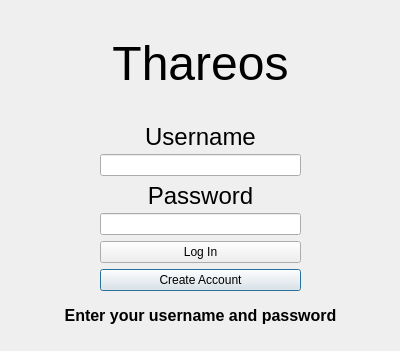
<?xml version="1.0" encoding="UTF-8"?>
<ui version="4.0">
 <class>LoginWindow</class>
 <widget class="QDialog" name="LoginWindow">
  <property name="geometry">
   <rect>
    <x>0</x>
    <y>0</y>
    <width>400</width>
    <height>351</height>
   </rect>
  </property>
  <property name="windowTitle">
   <string>Dialog</string>
  </property>
  <widget class="QWidget" name="gridLayoutWidget">
   <property name="geometry">
    <rect>
     <x>100</x>
     <y>10</y>
     <width>201</width>
     <height>281</height>
    </rect>
   </property>
   <layout class="QGridLayout" name="gridLayout">
    <item row="1" column="0">
     <widget class="QLabel" name="usernameLabel">
      <property name="maximumSize">
       <size>
        <width>16777215</width>
        <height>25</height>
       </size>
      </property>
      <property name="text">
       <string>&lt;html&gt;&lt;head/&gt;&lt;body&gt;&lt;p&gt;&lt;span style=&quot; font-size:18pt;&quot;&gt;Username&lt;/span&gt;&lt;/p&gt;&lt;/body&gt;&lt;/html&gt;</string>
      </property>
      <property name="alignment">
       <set>Qt::AlignCenter</set>
      </property>
     </widget>
    </item>
    <item row="6" column="0">
     <widget class="QPushButton" name="createAccountButton">
      <property name="text">
       <string>Create Account</string>
      </property>
     </widget>
    </item>
    <item row="4" column="0">
     <widget class="QLineEdit" name="passwordLineEdit"/>
    </item>
    <item row="0" column="0">
     <widget class="QLabel" name="LogoName">
      <property name="text">
       <string>&lt;html&gt;&lt;head/&gt;&lt;body&gt;&lt;p&gt;&lt;span style=&quot; font-size:36pt;&quot;&gt;Thareos&lt;/span&gt;&lt;/p&gt;&lt;/body&gt;&lt;/html&gt;</string>
      </property>
      <property name="alignment">
       <set>Qt::AlignCenter</set>
      </property>
     </widget>
    </item>
    <item row="5" column="0">
     <widget class="QPushButton" name="LoginButton">
      <property name="text">
       <string>Log In</string>
      </property>
     </widget>
    </item>
    <item row="2" column="0">
     <widget class="QLineEdit" name="usernameLineEdit"/>
    </item>
    <item row="3" column="0">
     <widget class="QLabel" name="passwordLabel">
      <property name="maximumSize">
       <size>
        <width>16777215</width>
        <height>25</height>
       </size>
      </property>
      <property name="text">
       <string>&lt;html&gt;&lt;head/&gt;&lt;body&gt;&lt;p&gt;&lt;span style=&quot; font-size:18pt;&quot;&gt;Password&lt;/span&gt;&lt;/p&gt;&lt;/body&gt;&lt;/html&gt;</string>
      </property>
      <property name="alignment">
       <set>Qt::AlignCenter</set>
      </property>
     </widget>
    </item>
   </layout>
  </widget>
  <widget class="QWidget" name="verticalLayoutWidget">
   <property name="geometry">
    <rect>
     <x>10</x>
     <y>290</y>
     <width>381</width>
     <height>51</height>
    </rect>
   </property>
   <layout class="QVBoxLayout" name="verticalLayout">
    <item>
     <widget class="QLabel" name="ErrorLabel">
      <property name="font">
       <font>
        <pointsize>12</pointsize>
        <weight>75</weight>
        <bold>true</bold>
       </font>
      </property>
      <property name="layoutDirection">
       <enum>Qt::LeftToRight</enum>
      </property>
      <property name="text">
       <string>Enter your username and password</string>
      </property>
      <property name="textFormat">
       <enum>Qt::RichText</enum>
      </property>
      <property name="alignment">
       <set>Qt::AlignCenter</set>
      </property>
     </widget>
    </item>
   </layout>
  </widget>
 </widget>
 <resources/>
 <connections/>
</ui>
